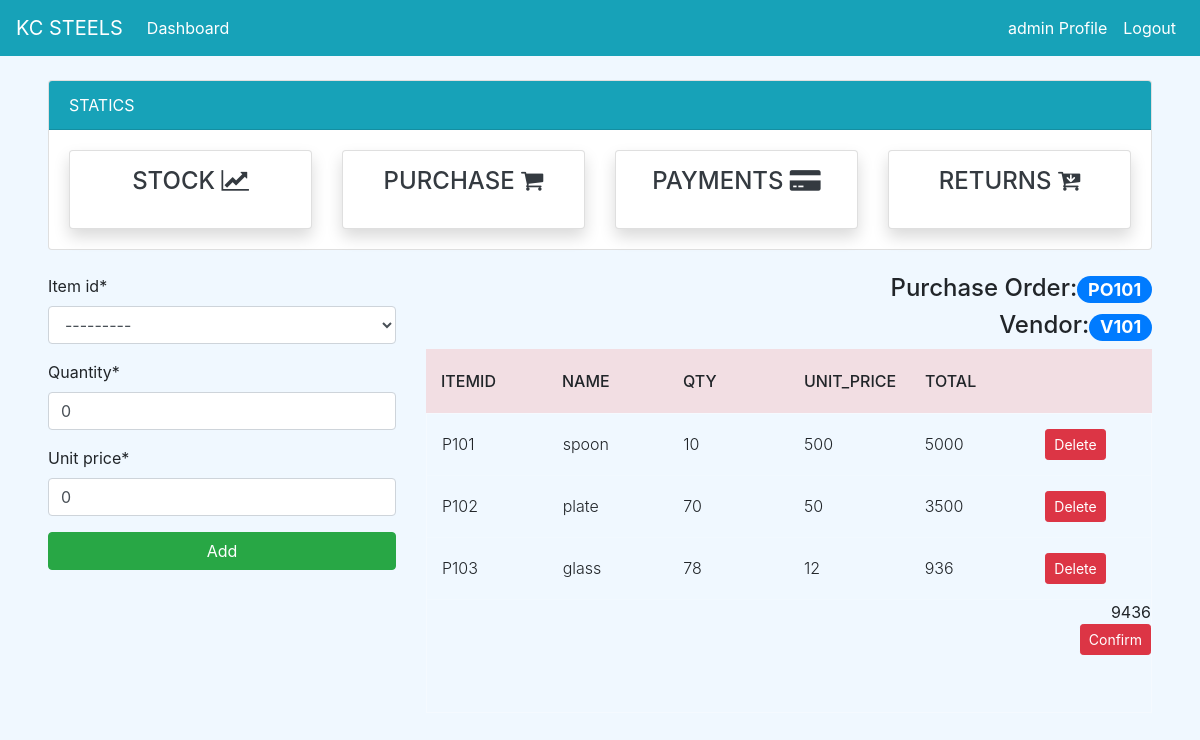
Before: /purchase/add/PO101 (signed in) with the older database file.
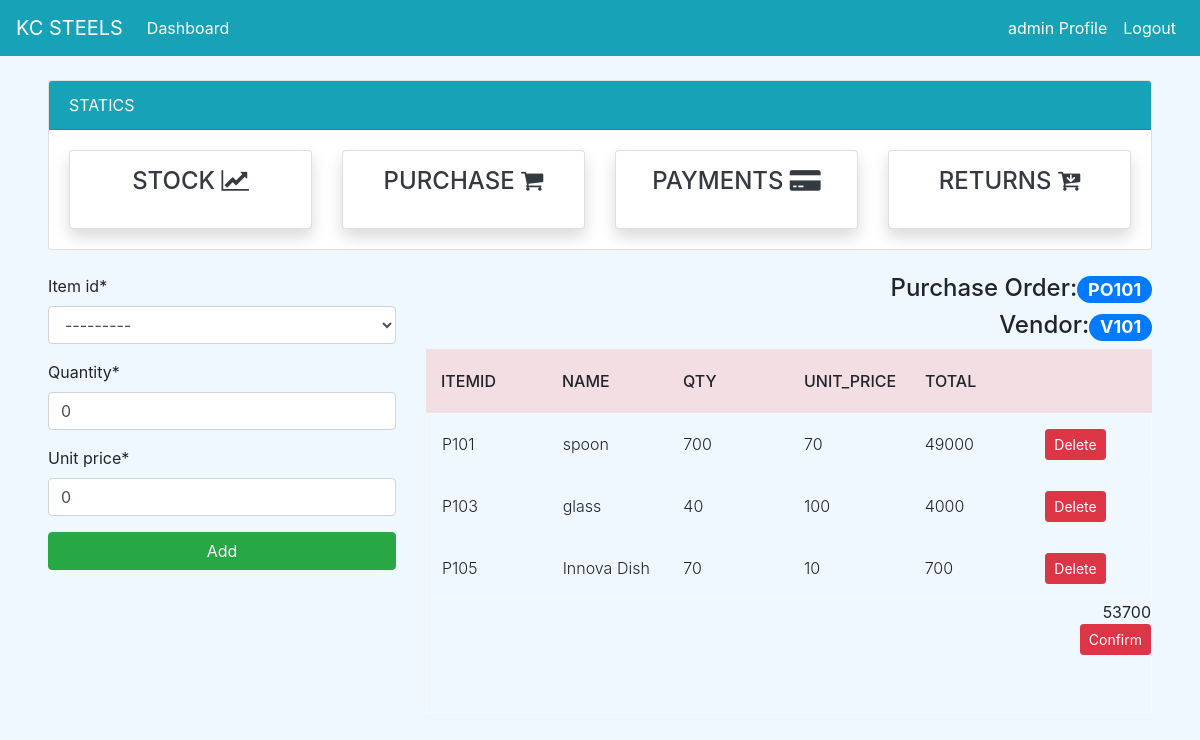
After: the same page with the newer database file.
### dashboard/models.py (models this page shows, shortened)
class PurchaseOrder(models.Model):
    date = models.DateTimeField(auto_now_add=True)
    po_no = models.IntegerField(null=True)
    po_number = models.CharField(max_length=100, null=True, unique=True)
    vendor_id = models.ForeignKey(Vendor, on_delete=models.CASCADE,null=True)
    gross_amount = models.PositiveIntegerField(null=True)
    discount = models.PositiveIntegerField(null=True)
    net_amount = models.PositiveIntegerField(null=True)
    def __str__(self):
            return self.po_number

class PurchasedItems(models.Model):
    po_number = models.ForeignKey(PurchaseOrder, on_delete=models.CASCADE,null=True)
    vendor_id = models.ForeignKey(Vendor, on_delete=models.CASCADE,null=True)
    item_id = models.ForeignKey(Item, on_delete=models.CASCADE,null=True)
    item_name = models.CharField(max_length=100, null=True)
    quantity = models.PositiveIntegerField(null=True, default=0)
    unit_price = models.PositiveIntegerField(null=True, default=0)
    total_amt = models.PositiveIntegerField(null=True)
    @property
    def item_name(self):
        return self.item_id.name

class Item(models.Model):
        item_no = models.IntegerField(null=True)
        item_id = models.CharField(max_length=10,null=True)
        name = models.CharField(max_length=100, null=True, blank=False)
        unit_price = models.PositiveBigIntegerField(null=True,blank=True)
        qty_available = models.PositiveIntegerField(null=True, default=0)
        qty_sold = models.PositiveIntegerField(null=True, default=0)
        qty_purchased = models.PositiveIntegerField(null=True, default=0)
        status = models.BooleanField(default=False)
        def __str__(self):
            return self.item_id

### dashboard/views.py (the view)
# urls.py: path('purchase/add/<po_number>',views.purchase_add,name='purchase_add'),
@login_required
def purchase_add(request, po_number):
    vendors = Vendor.objects.all()
    items = Item.objects.all()
    purchase_orders = PurchaseOrder.objects.all()
    current_po_number = purchase_orders.values('po_number').filter(po_number=po_number)[0]['po_number']
    current_vendor_id = purchase_orders.values('vendor_id').filter(po_number=po_number)[0]['vendor_id']
    current_vendor_id1 = vendors.values('vendor_id').filter(id=current_vendor_id)[0]['vendor_id']
    purchase_orders = PurchaseOrder.objects.all()
    purchased_items = PurchasedItems.objects.all()
    current_po_number_view = purchase_orders.values('id').filter(po_number=po_number)[0]['id']
    purchase_order_individals = PurchasedItems.objects.filter(po_number_id=current_po_number_view)
    total_amt = 0
    _id = PurchaseOrder.objects.get(po_number=po_number).id
    for each in PurchasedItems.objects.filter(po_number__id=_id):
        total_amt += each.total_amt
    if request.method == "POST":
        form = PurchasedItemForm(request.POST)
        i_id=request.POST['item_id']
        current_item_id = items.values('item_id').filter(id=i_id)[0]['item_id']
        qty=int(request.POST['quantity'])
        uprice=int(request.POST['unit_price'])
        g_amount = request.POST.get('g_amount')
        record = Item.objects.get(id=i_id)
        print("sdsd", i_id)
        record.qty_purchased = record.qty_purchased + qty
        if form.is_valid():
            PurchasedItems(po_number=purchase_orders.get(po_number=current_po_number),item_id=items.get(item_id=current_item_id),vendor_id=vendors.get(id=current_vendor_id),quantity=qty,unit_price=uprice).save()
            record.save()
            return redirect('purchase_add', po_number)
    else:
        form = PurchasedItemForm
    context = {
        'vendors': vendors,
        'items' : items,
        'purchased_items' : purchased_items,
        'form' : form,
        'purchase_orders':purchase_orders,
        'current_po_number' : current_po_number,
        'current_vendor_id1':current_vendor_id1,
        'purchase_order_individals':purchase_order_individals,
        'total_amt':  total_amt,
    }
    return render(request, 'purchase/purchase_add.html',context)

### templates/purchase/purchase_add.html (shortened to what this page needs)
{% extends 'partial/base.html' %}
{% load crispy_forms_tags %}
{% block content %}
{% include 'partial/topnav_staff.html'%}
<div class="mx-5">
	<div class="row my-4">
      <div class="col-md-4">
        <form method="post">
          {{form|crispy}}
          <input class="btn btn-success btn-block" data-backdrop="static" type="submit" value="Add">
        </form>
		</div>
		<div class="col-md-8">
      <div class="text-right">
        <h4>Purchase Order:<span class="badge badge-pill badge-primary">{{current_po_number}}</span></h4>
        <h4>Vendor:<span class="badge badge-pill badge-primary">{{current_vendor_id1}}</span></h4>
      </div>
			<div class="tbl-header">
				<table cellpadding="0" cellspacing="0" border="0">
				  <thead>
					<tr>
					  <th scope="col">ItemID</th>
					  <th scope="col">Name</th>
					  <th scope="col">Qty</th>
					  <th scope="col">Unit_Price</th>
					  <th scope="col">Total</th>
					  <th scope="col"></th>
					</tr>
				  </thead>
				</table>
			  </div>
			  <div class="tbl-content">
				<table cellpadding="0" cellspacing="0" border="0">
				  <tbody>
					{% for purchase_order_individal in purchase_order_individals %}
					<tr>
					  <td>{{ purchase_order_individal.item_id }}</td>
					  <td>{{ purchase_order_individal.item_name }}</td>
					  <td>{{ purchase_order_individal.quantity }}</td>
					  <td>{{ purchase_order_individal.unit_price }}</td>
					  <td>{{ purchase_order_individal.total_amt }}</td>
					  <td scope="row"><a class="btn btn-danger btn-sm" href="{% url 'purchaseditem_delete'  purchase_order_individal.po_number purchase_order_individal.id %}">Delete</a></td>
					</tr>
					{% endfor %}
				  </tbody>
				</table>
				<div class="text-right">
					<span>{{total_amt}}</span><br />
					<a class="btn btn-danger btn-sm" href="{% url 'purchase_add_confirm' current_po_number %}">Confirm</a>
				</div>
			  </div>
		</div>
	</div>
</div>
{% endblock %}

Changed rows visible on the page:
removed PurchasedItems: item_id "P101", item_name "spoon", quantity "10", unit_price "500", total_amt "5000"
removed PurchasedItems: item_id "P102", item_name "plate", quantity "70", unit_price "50", total_amt "3500"
removed PurchasedItems: item_id "P103", item_name "glass", quantity "78", unit_price "12", total_amt "936"
added PurchasedItems: item_id "P101", item_name "spoon", quantity "700", unit_price "70", total_amt "49000"
added PurchasedItems: item_id "P103", item_name "glass", quantity "40", unit_price "100", total_amt "4000"
added PurchasedItems: item_id "P105", item_name "Innova Dish", quantity "70", unit_price "10", total_amt "700"
Other visible differences:
{{ total_amt }}: "9436" → "53700"
